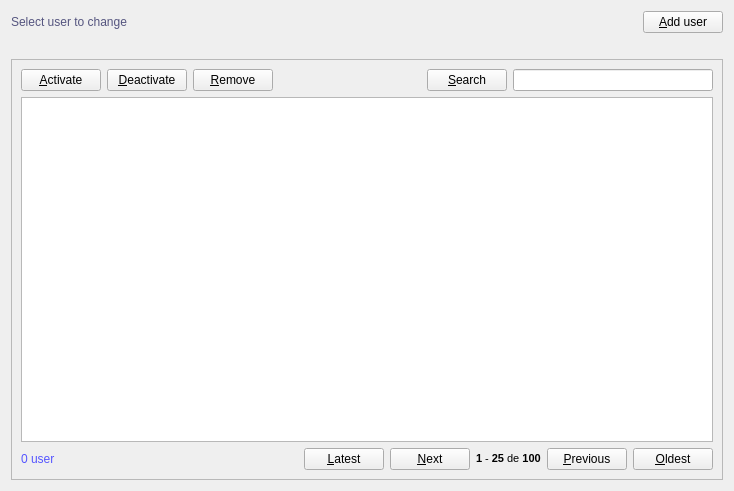
<?xml version="1.0" encoding="UTF-8"?>
<ui version="4.0">
 <class>User</class>
 <widget class="QWidget" name="User">
  <property name="geometry">
   <rect>
    <x>0</x>
    <y>0</y>
    <width>734</width>
    <height>491</height>
   </rect>
  </property>
  <property name="windowTitle">
   <string>User</string>
  </property>
  <property name="windowIcon">
   <iconset resource="resources.qrc">
    <normaloff>:/default/static/default/icons/22x22/face-devilish.png</normaloff>:/default/static/default/icons/22x22/face-devilish.png</iconset>
  </property>
  <layout class="QGridLayout" name="gridLayout_2">
   <item row="0" column="0">
    <layout class="QHBoxLayout" name="horizontalLayout_2">
     <item>
      <widget class="QLabel" name="titleLabel">
       <property name="styleSheet">
        <string notr="true">color: rgb(85, 85, 127);
font: 75 14pt &quot;DejaVu Sans Mono&quot;;</string>
       </property>
       <property name="text">
        <string>Select user to change</string>
       </property>
      </widget>
     </item>
     <item>
      <spacer name="horizontalSpacer">
       <property name="orientation">
        <enum>Qt::Horizontal</enum>
       </property>
       <property name="sizeHint" stdset="0">
        <size>
         <width>40</width>
         <height>20</height>
        </size>
       </property>
      </spacer>
     </item>
     <item>
      <widget class="QPushButton" name="newPushButton">
       <property name="text">
        <string>&amp;Add user</string>
       </property>
       <property name="icon">
        <iconset resource="resources.qrc">
         <normaloff>:/default/static/default/icons/22x22/document-new.png</normaloff>:/default/static/default/icons/22x22/document-new.png</iconset>
       </property>
       <property name="shortcut">
        <string>Ctrl+N</string>
       </property>
      </widget>
     </item>
    </layout>
   </item>
   <item row="1" column="0">
    <widget class="QLabel" name="statusLabel">
     <property name="styleSheet">
      <string notr="true"/>
     </property>
     <property name="text">
      <string/>
     </property>
    </widget>
   </item>
   <item row="2" column="0">
    <widget class="QFrame" name="frame">
     <property name="frameShape">
      <enum>QFrame::StyledPanel</enum>
     </property>
     <property name="frameShadow">
      <enum>QFrame::Raised</enum>
     </property>
     <layout class="QGridLayout" name="gridLayout">
      <item row="0" column="0">
       <layout class="QHBoxLayout" name="horizontalLayout_3">
        <item>
         <widget class="QPushButton" name="activatePushButton">
          <property name="text">
           <string>&amp;Activate</string>
          </property>
          <property name="icon">
           <iconset resource="resources.qrc">
            <normaloff>:/default/static/default/icons/22x22/dialog-ok-apply.png</normaloff>:/default/static/default/icons/22x22/dialog-ok-apply.png</iconset>
          </property>
          <property name="shortcut">
           <string>Ctrl+E</string>
          </property>
         </widget>
        </item>
        <item>
         <widget class="QPushButton" name="deactivatePushButton">
          <property name="text">
           <string>&amp;Deactivate</string>
          </property>
          <property name="icon">
           <iconset resource="resources.qrc">
            <normaloff>:/default/static/default/icons/22x22/dialog-ok.png</normaloff>:/default/static/default/icons/22x22/dialog-ok.png</iconset>
          </property>
          <property name="shortcut">
           <string>Ctrl+Shift+E</string>
          </property>
         </widget>
        </item>
        <item>
         <widget class="QPushButton" name="removePushButton">
          <property name="text">
           <string>&amp;Remove</string>
          </property>
          <property name="icon">
           <iconset resource="resources.qrc">
            <normaloff>:/default/static/default/icons/22x22/edit-delete.png</normaloff>:/default/static/default/icons/22x22/edit-delete.png</iconset>
          </property>
          <property name="shortcut">
           <string>Ctrl+Del</string>
          </property>
         </widget>
        </item>
        <item>
         <spacer name="horizontalSpacer_2">
          <property name="orientation">
           <enum>Qt::Horizontal</enum>
          </property>
          <property name="sizeHint" stdset="0">
           <size>
            <width>40</width>
            <height>20</height>
           </size>
          </property>
         </spacer>
        </item>
        <item>
         <widget class="QPushButton" name="searchAdvancedPushButton">
          <property name="text">
           <string>&amp;Search</string>
          </property>
          <property name="icon">
           <iconset resource="resources.qrc">
            <normaloff>:/default/static/default/icons/22x22/page-zoom.png</normaloff>:/default/static/default/icons/22x22/page-zoom.png</iconset>
          </property>
          <property name="shortcut">
           <string>Ctrl+K</string>
          </property>
          <property name="checkable">
           <bool>false</bool>
          </property>
         </widget>
        </item>
        <item>
         <widget class="QLineEdit" name="searchLineEdit">
          <property name="minimumSize">
           <size>
            <width>200</width>
            <height>0</height>
           </size>
          </property>
          <property name="styleSheet">
           <string notr="true">color: rgb(170, 170, 255); 
font: oblique 8pt &quot;DejaVu Sans Mono&quot;;</string>
          </property>
          <property name="dragEnabled">
           <bool>true</bool>
          </property>
         </widget>
        </item>
       </layout>
      </item>
      <item row="1" column="0">
       <widget class="QTableView" name="userTableView">
        <property name="alternatingRowColors">
         <bool>true</bool>
        </property>
        <property name="sortingEnabled">
         <bool>true</bool>
        </property>
       </widget>
      </item>
      <item row="2" column="0">
       <layout class="QHBoxLayout" name="horizontalLayout">
        <item>
         <widget class="QLabel" name="statusUserTableViewLabel">
          <property name="styleSheet">
           <string notr="true">color: rgb(85, 85, 255);</string>
          </property>
          <property name="text">
           <string>0 user</string>
          </property>
         </widget>
        </item>
        <item>
         <spacer name="horizontalSpacer_4">
          <property name="orientation">
           <enum>Qt::Horizontal</enum>
          </property>
          <property name="sizeHint" stdset="0">
           <size>
            <width>40</width>
            <height>20</height>
           </size>
          </property>
         </spacer>
        </item>
        <item>
         <widget class="QPushButton" name="latestPushButton">
          <property name="text">
           <string>&amp;Latest</string>
          </property>
          <property name="icon">
           <iconset resource="resources.qrc">
            <normaloff>:/default/static/default/icons/22x22/go-previous-view.png</normaloff>:/default/static/default/icons/22x22/go-previous-view.png</iconset>
          </property>
          <property name="shortcut">
           <string>Ctrl+Shift+Left, Ctrl+Shift+PgUp</string>
          </property>
         </widget>
        </item>
        <item>
         <widget class="QPushButton" name="nextPushButton">
          <property name="text">
           <string>&amp;Next</string>
          </property>
          <property name="icon">
           <iconset resource="resources.qrc">
            <normaloff>:/default/static/default/icons/22x22/go-previous.png</normaloff>:/default/static/default/icons/22x22/go-previous.png</iconset>
          </property>
          <property name="shortcut">
           <string>Ctrl+Left, Ctrl+PgUp</string>
          </property>
         </widget>
        </item>
        <item>
         <widget class="QLabel" name="statusPaginationLabel">
          <property name="text">
           <string>&lt;!DOCTYPE HTML PUBLIC &quot;-//W3C//DTD HTML 4.0//EN&quot; &quot;http://www.w3.org/TR/REC-html40/strict.dtd&quot;&gt;
&lt;html&gt;&lt;head&gt;&lt;meta name=&quot;qrichtext&quot; content=&quot;1&quot; /&gt;&lt;style type=&quot;text/css&quot;&gt;
p, li { white-space: pre-wrap; }
&lt;/style&gt;&lt;/head&gt;&lt;body style=&quot; font-family:'DejaVu Sans Mono'; font-size:8pt; font-weight:400; font-style:normal;&quot;&gt;
&lt;p style=&quot; margin-top:0px; margin-bottom:0px; margin-left:0px; margin-right:0px; -qt-block-indent:0; text-indent:0px;&quot;&gt;&lt;span style=&quot; font-weight:600;&quot;&gt;1&lt;/span&gt; - &lt;span style=&quot; font-weight:600;&quot;&gt;25&lt;/span&gt; de &lt;span style=&quot; font-weight:600;&quot;&gt;100&lt;/span&gt;&lt;/p&gt;&lt;/body&gt;&lt;/html&gt;</string>
          </property>
         </widget>
        </item>
        <item>
         <widget class="QPushButton" name="previousPushButton">
          <property name="text">
           <string>&amp;Previous</string>
          </property>
          <property name="icon">
           <iconset resource="resources.qrc">
            <normaloff>:/default/static/default/icons/22x22/go-next.png</normaloff>:/default/static/default/icons/22x22/go-next.png</iconset>
          </property>
          <property name="shortcut">
           <string>Ctrl+Right, Ctrl+PgDown</string>
          </property>
         </widget>
        </item>
        <item>
         <widget class="QPushButton" name="oldestPushButton">
          <property name="text">
           <string>&amp;Oldest</string>
          </property>
          <property name="icon">
           <iconset resource="resources.qrc">
            <normaloff>:/default/static/default/icons/22x22/go-next-view.png</normaloff>:/default/static/default/icons/22x22/go-next-view.png</iconset>
          </property>
          <property name="shortcut">
           <string>Ctrl+Shift+Right, Ctrl+Shift+PgDown</string>
          </property>
         </widget>
        </item>
       </layout>
      </item>
     </layout>
    </widget>
   </item>
  </layout>
 </widget>
 <tabstops>
  <tabstop>userTableView</tabstop>
  <tabstop>newPushButton</tabstop>
  <tabstop>activatePushButton</tabstop>
  <tabstop>deactivatePushButton</tabstop>
  <tabstop>removePushButton</tabstop>
  <tabstop>searchAdvancedPushButton</tabstop>
  <tabstop>searchLineEdit</tabstop>
  <tabstop>latestPushButton</tabstop>
  <tabstop>nextPushButton</tabstop>
  <tabstop>previousPushButton</tabstop>
  <tabstop>oldestPushButton</tabstop>
 </tabstops>
 <resources>
  <include location="resources.qrc"/>
 </resources>
 <connections/>
</ui>
